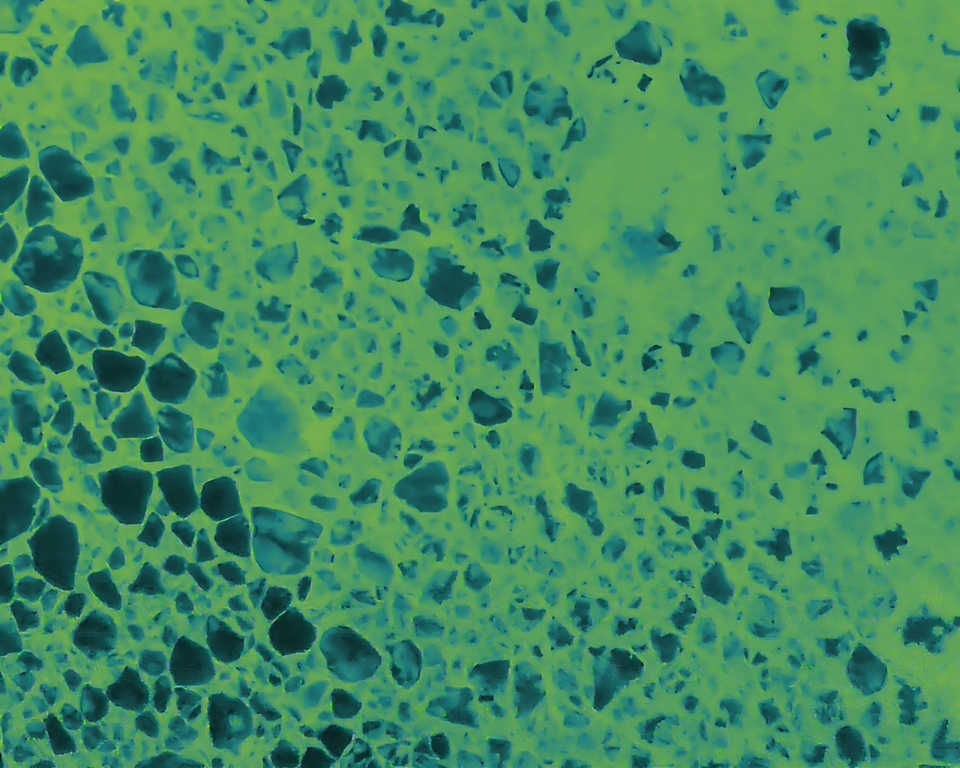
%> input picture icewave/Notebooks/extracted_image.jpg, 960 x 768 px
$ octave --eval "result = binarize_smart(imread('../Notebooks/extracted_image.jpg'));"   (GNU Octave 9; MATLAB toolbox functions it lacks are replaced by stand-ins)
%> lines starting %> are read from the running program, lines starting %| are printed output that depends on the picture; in (x1, y1, x2, y2) boxes, pixels count from 0 and x2, y2 are one past the last pixel; in counts of white or black regions, pixels touching at a corner belong together; the program's own positions count from 1


function BW = binarize_smart(img)
%

[nx,ny] = size(img);
%> nx = 768; ny = 2880
%filtrage en fourier

Y=fftshift(fft2(img(:,:,1),4096,4096));
size_filt=40;
Y(2049-size_filt:2049+size_filt,2049-size_filt:2049+size_filt)=zeros;

imgfilt=ifft2(ifftshift(Y));
imgfilt=imgfilt(1:size(img,1),1:size(img,2));

imagesc(imgfilt)
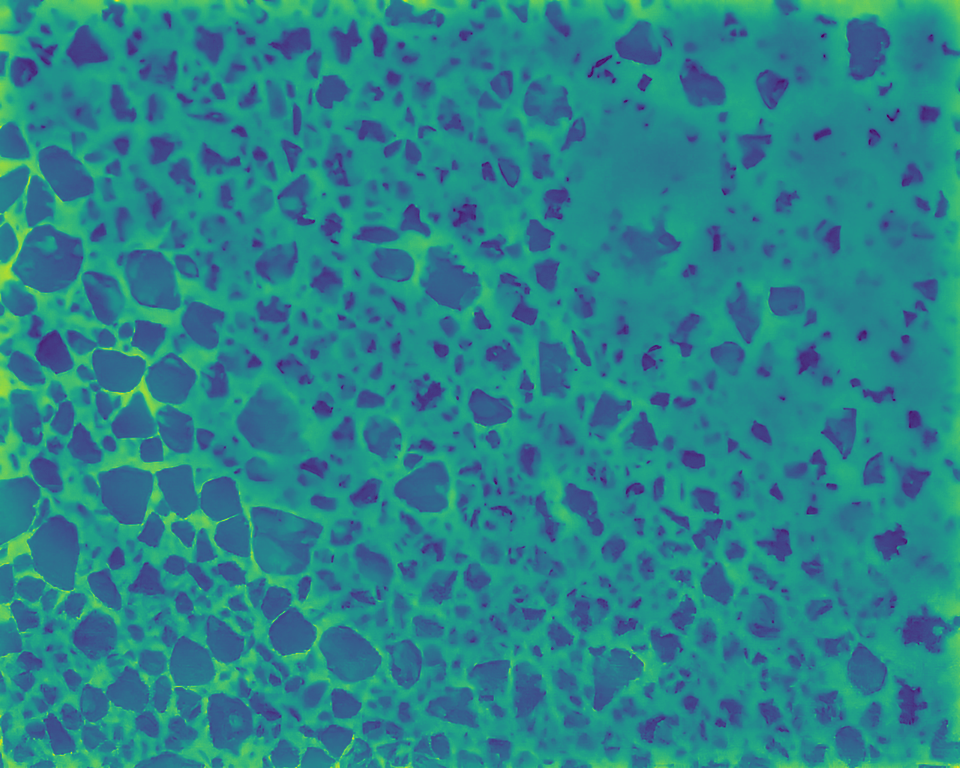
%> displayed picture: size 768x960x3, on the screen's scale of 0 to 255; mean R, G, B 41.4, 132.9, 137.9


se = strel('disk',3)
imgfilt=imgfilt+imtophat(imgfilt,se)-imbothat(imgfilt,se);
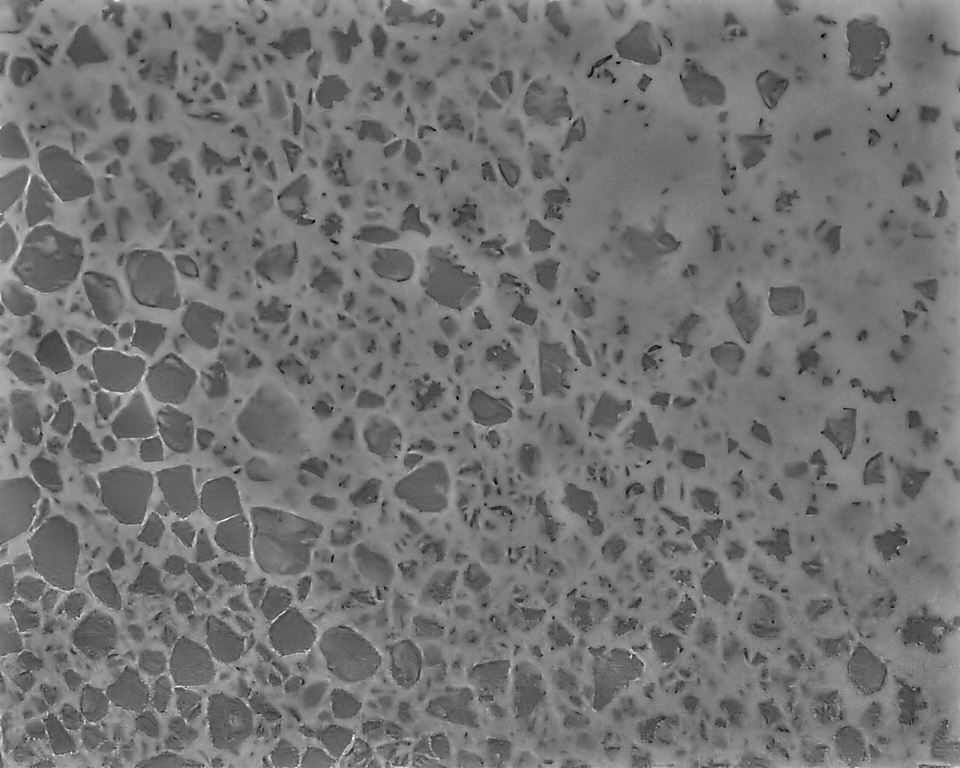
%> imgfilt: size 768x960 double; min -168.3, max 203.5, mean 1.5; drawn with min black and max white

% Binarization
BW=imgfilt;
BW(find(imgfilt>-8))=1;
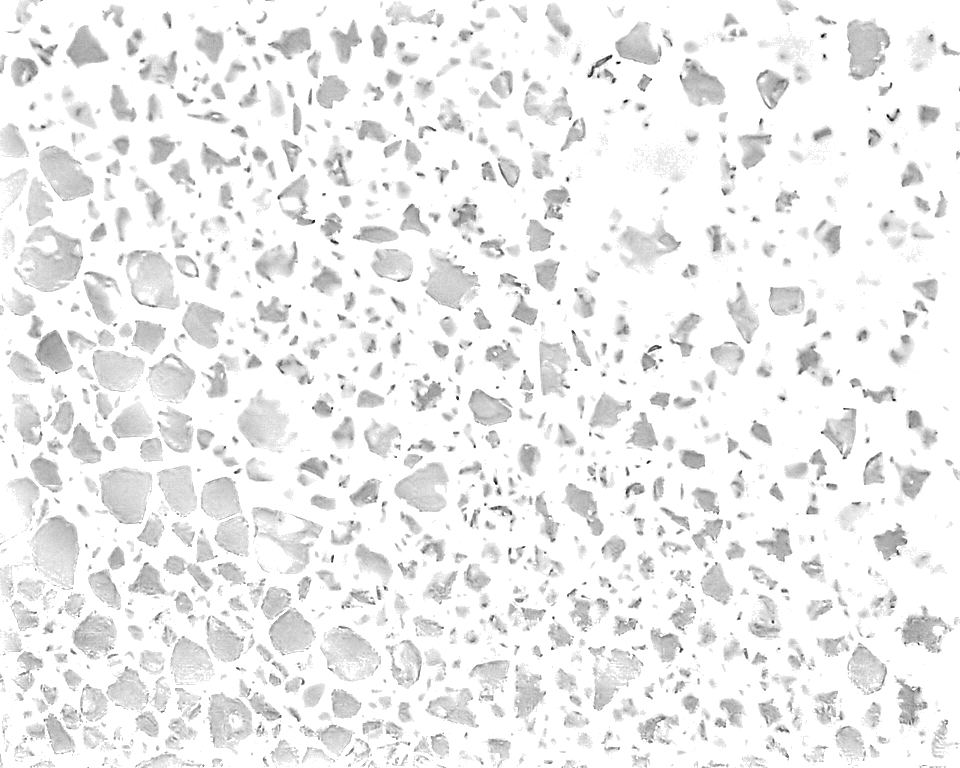
%> BW: size 768x960 double; min -168.3, max 1, mean -9.76; drawn with min black and max white
BW(find(imgfilt<=-8))=0;
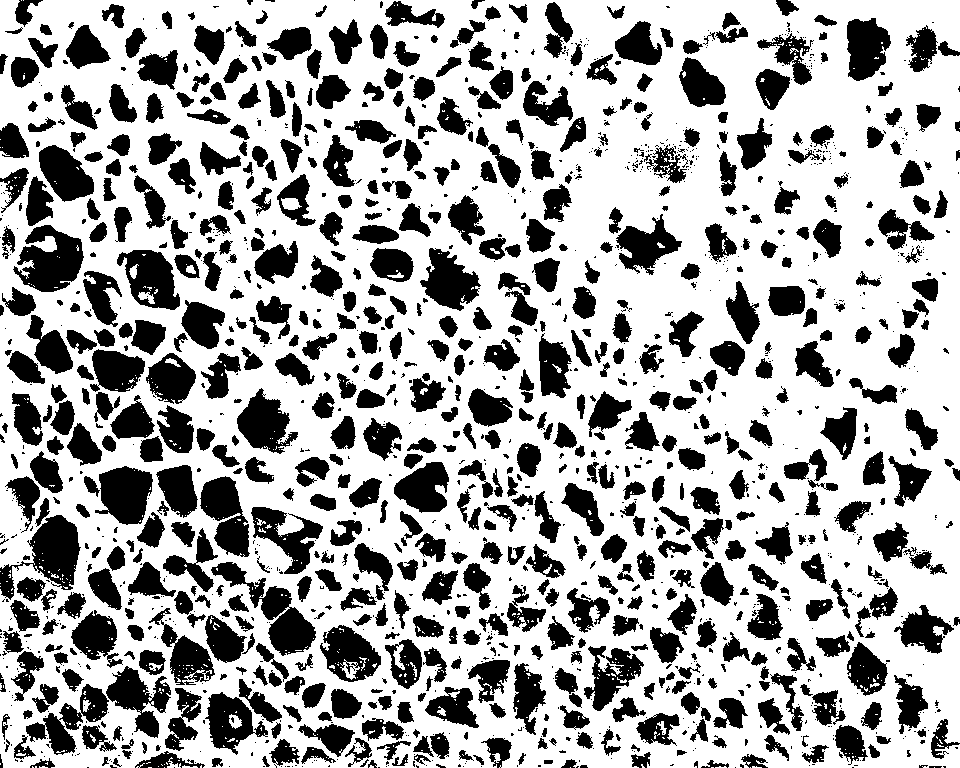
%> BW: size 768x960 double; values 0 (black) and 1 (white), 66.9% white; 1605 black regions (868 under 20 px), largest, box (x1, y1, x2, y2) and area: (211, 562, 316, 656) 3020, (0, 515, 81, 600) 2969, (13, 225, 84, 292) 2906

% [6 lines of commented-out code are left out]
SE = strel('disk',1)
%
% %BW2=medfilt2(BW);
% BW2=imdilate(BW2,SE);
% BW2=imdilate(BW2,SE);
%
%
 BW2=imerode(BW,SE);
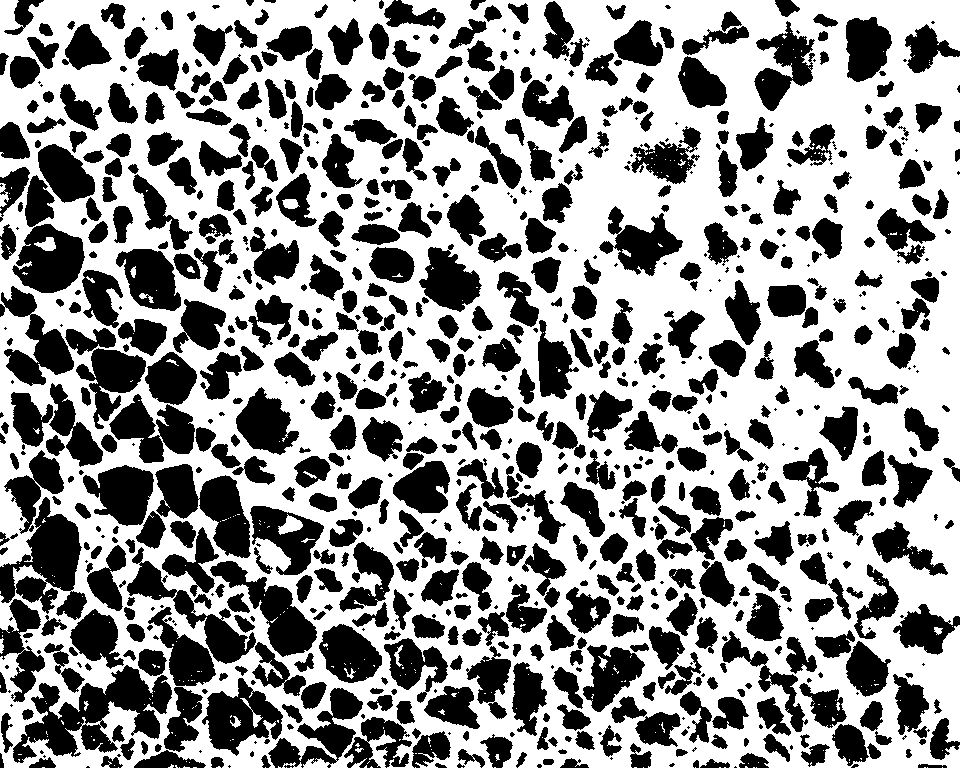
%> BW2: size 768x960 double; values 0 (black) and 1 (white), 58.3% white; 865 black regions (181 under 20 px), largest, box (x1, y1, x2, y2) and area: (13, 665, 172, 763) 6691, (0, 497, 87, 620) 5109, (155, 464, 251, 558) 4449
% BW2=imerode(BW2,SE);
%
BW2 = imfill(BW2,'holes');
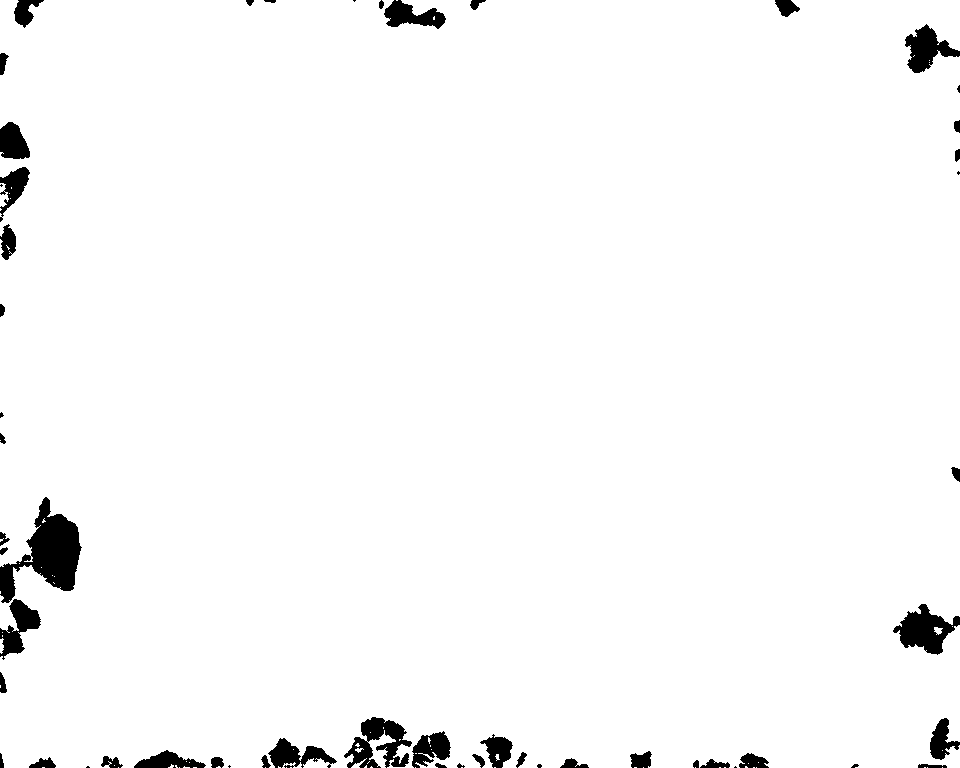
%> BW2: size 768x960 double; values 0 (black) and 1 (white), 97.3% white; 54 black regions (9 under 20 px), largest, box (x1, y1, x2, y2) and area: (0, 497, 82, 603) 3784, (344, 717, 412, 768) 1760, (893, 604, 960, 655) 1721
imshow(BW2)

BW=BW2;
getframe()
%save(filename,'BW')
end
